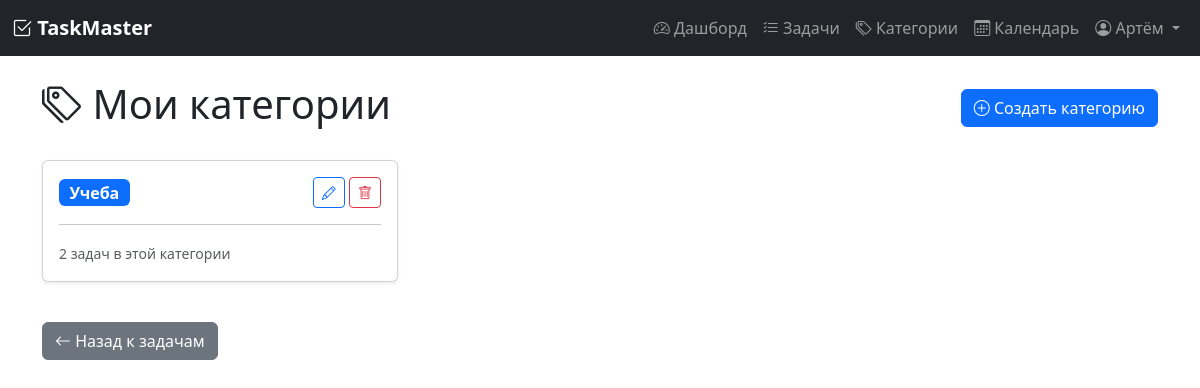
Before: /categories (signed in) with the older database file.
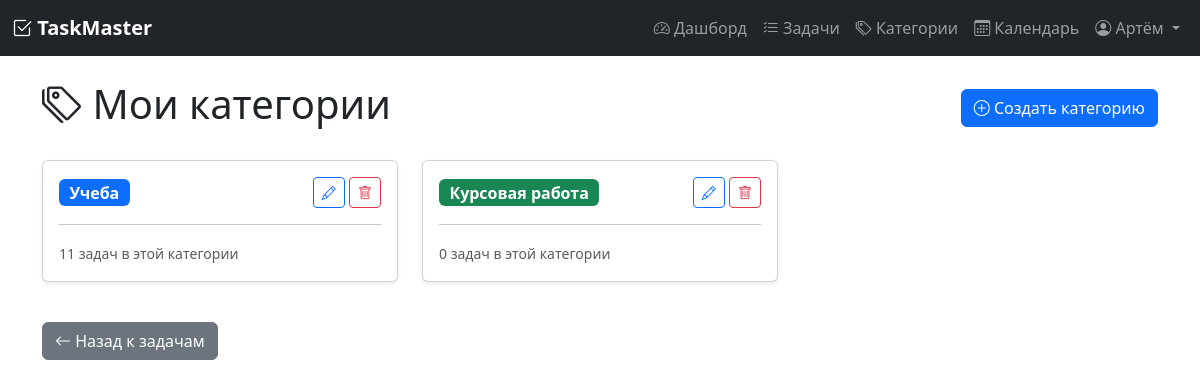
After: the same page with the newer database file.
### models.py (models this page shows, shortened)
class Category(db.Model):
    __tablename__ = 'category'
    id = db.Column(db.Integer, primary_key=True)
    name = db.Column(db.String(50), nullable=False)
    color = db.Column(db.String(7), default='#6c757d')  # HEX цвет
    user_id = db.Column(db.Integer, db.ForeignKey('user.id'), nullable=False)
    tasks = db.relationship('Task', backref='category', lazy=True)

### app.py (the view)
@app.route('/categories')
@login_required
def categories():
    user_categories = Category.query.filter_by(user_id=current_user.id).all()
    return render_template('categories.html', categories=user_categories)

### app.py (called while the page is built)
@login_manager.user_loader
def load_user(user_id):
    return User.query.get(int(user_id))

### templates/categories.html (shortened to what this page needs)
{% extends "base.html" %}
{% block content %}
<div class="d-flex justify-content-between align-items-center mb-4">
    <h1><i class="bi bi-tags"></i> Мои категории</h1>
    <a href="{{ url_for('category_create') }}" class="btn btn-primary">
        <i class="bi bi-plus-circle"></i> Создать категорию
    </a>
</div>
{% if categories %}
    <div class="row">
        {% for category in categories %}
            <div class="col-md-4 mb-3">
                <div class="card shadow-sm">
                    <div class="card-body">
                        <div class="d-flex justify-content-between align-items-center">
                            <div>
                                <span class="badge" style="background-color: {{ category.color }}; font-size: 1rem;">
                                    {{ category.name }}
                                </span>
                            </div>
                            <div>
                                <a href="{{ url_for('category_edit', category_id=category.id) }}"
                                   class="btn btn-sm btn-outline-primary">
                                    <i class="bi bi-pencil"></i>
                                </a>
                                <form action="{{ url_for('category_delete', category_id=category.id) }}"
                                      method="POST" class="d-inline"
                                      onsubmit="return confirm('Удалить категорию? Задачи без категории останутся')">
                                    <button type="submit" class="btn btn-sm btn-outline-danger">
                                        <i class="bi bi-trash"></i>
                                    </button>
                                </form>
                            </div>
                        </div>
                        <hr>
                        <small class="text-muted">
                            {% set task_count = namespace(count=0) %}
                            {% for task in current_user.tasks %}
                                {% if task.category_id == category.id %}
                                    {% set task_count.count = task_count.count + 1 %}
                                {% endif %}
                            {% endfor %}
                            {{ task_count.count }} задач в этой категории
                        </small>
                    </div>
                </div>
            </div>
        {% endfor %}
    </div>
{% else %}
    <div class="alert alert-info">
        <i class="bi bi-info-circle"></i> У вас пока нет категорий.
        <a href="{{ url_for('category_create') }}">Создайте первую категорию</a>
    </div>
{% endif %}
<div class="mt-4">
    <a href="{{ url_for('tasks') }}" class="btn btn-secondary">
        <i class="bi bi-arrow-left"></i> Назад к задачам
    </a>
</div>
{% endblock %}

Changed rows visible on the page:
computed for Category "Учеба": count "2" → "11"
added Category: name "Курсовая работа", count "0"
